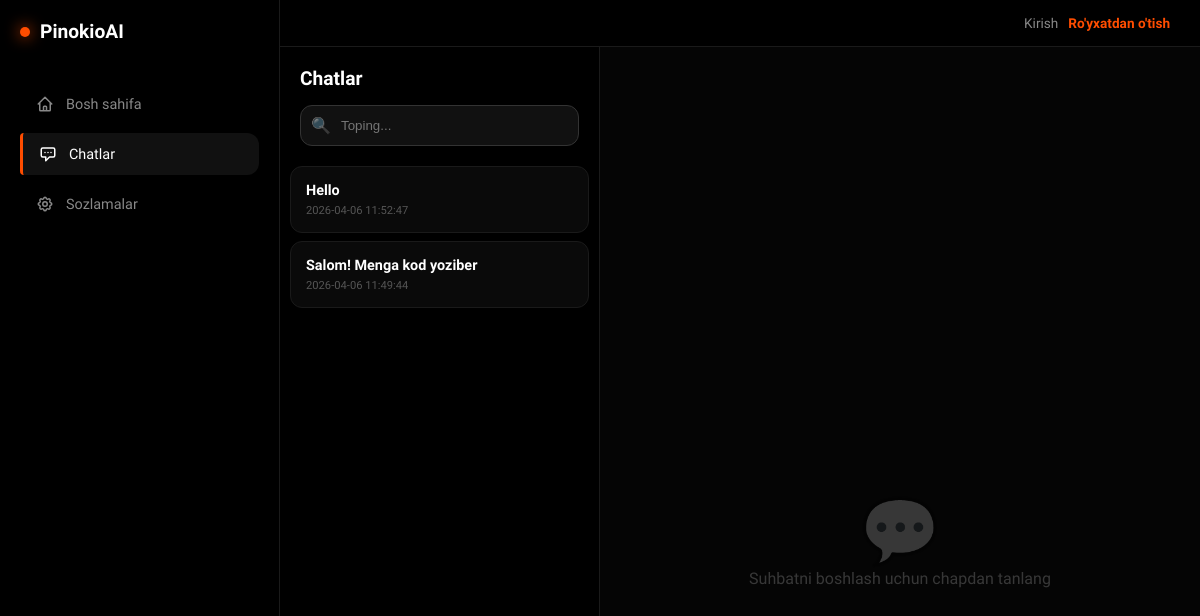
Page /chat (signed in) on the committed database.
### tables this page shows
CREATE TABLE chats (
            id INTEGER PRIMARY KEY AUTOINCREMENT,
            user_id INTEGER NOT NULL REFERENCES users(id) ON DELETE CASCADE,
            title TEXT NOT NULL DEFAULT 'Yangi suhbat',
            created TIMESTAMP DEFAULT CURRENT_TIMESTAMP
        );

### app.py (the view)
@app.route('/chat')
def chat_list():
    if 'user_id' not in session:
        return redirect(url_for('login'))
    chats = database.get_user_chats(session['user_id'])
    return render_template('chat.html', chats=chats if chats else [])

### database.py (called while the page is built)
def get_conn():
    conn = sqlite3.connect(DB_PATH)
    conn.row_factory = sqlite3.Row
    return conn

def get_user_chats(user_id):
    conn = get_conn()
    chats = conn.execute('''
        SELECT id, title, created
        FROM chats
        WHERE user_id = ?
        ORDER BY created DESC
    ''', (user_id,)).fetchall()
    conn.close()
    return [dict(chat) for chat in chats]

### templates/chat.html (shortened to what this page needs)
{% extends 'base.html' %}
{% block content %}
<div style="display: flex; height: 100vh; background: #000; margin: -30px;">
    <div style="width: 320px; border-right: 1px solid #1a1a1a; display: flex; flex-direction: column;">
        <div style="padding: 20px;">
            <h3 style="font-size: 1.2rem; margin-bottom: 15px;">Chatlar</h3>
            <div style="background: #111; border: 1px solid #333; border-radius: 12px; padding: 10px; display: flex; align-items: center;">
                <span style="opacity: 0.5; margin-right: 10px;">🔍</span>
                <input type="text" placeholder="Toping..." id="chatSearch"
                       oninput="filterChats()"
                       style="background: transparent; border: none; color: white; outline: none; width: 100%;">
            </div>
        </div>
        <div id="chatsContainer" style="flex: 1; overflow-y: auto; padding: 0 10px;">
            {% if chats and chats|length > 0 %}
                {% for chat in chats %}
                <div class="chat-item-v" data-title="{{ chat.title|lower if chat.title else 'yangi chat' }}"
                     onclick="location.href='/dashboard?chat_id={{ chat.id }}'"
                     style="padding: 15px; border-radius: 12px; cursor: pointer; margin-bottom: 8px; background: #0a0a0a; border: 1px solid #1a1a1a; transition: 0.3s;">
                    <div style="font-weight: 600; font-size: 0.9rem; color: #fff;">
                        {{ chat.title if chat.title else "Yangi suhbat" }}
                    </div>
                    <div style="font-size: 0.7rem; color: #555; margin-top: 5px;">
                        {{ chat.created if chat.created else "Hozir" }}
                    </div>
                </div>
                {% endfor %}
            {% endif %}
        </div>
    </div>
    <div style="flex: 1; display: flex; flex-direction: column; background: #050505;">
        {% if history %}
            <div id="messagesArea" style="flex: 1; overflow-y: auto; padding: 40px;">
                {% for msg in history %}
                    <div style="margin-bottom: 20px; text-align: {{ 'right' if msg.role == 'user' else 'left' }};">
                        <span style="background: {{ '#ff4d00' if msg.role == 'user' else '#1a1a1a' }}; padding: 12px 18px; border-radius: 18px; display: inline-block; max-width: 75%; color: white; line-height: 1.5;">
                            {{ msg.content }}
                        </span>
                    </div>
                {% endfor %}
            </div>
        {% else %}
            <div style="flex: 1; display: flex; flex-direction: column; align-items: center; justify-content: center; opacity: 0.2;">
                <div style="font-size: 4rem;">💬</div>
                <p>Suhbatni boshlash uchun chapdan tanlang</p>
            </div>
        {% endif %}
    </div>
</div>
{% endblock %}

### templates/base.html (style rules this page uses)
:root { --bg: #000; --panel: #0a0a0a; --fire: #ff4d00; --border: #1a1a1a; --text-gray: #888; --text-white: #fff; }
* { margin: 0; padding: 0; box-sizing: border-box; }
body { font-family: 'Sora', sans-serif; background: var(--bg); color: var(--text-white); height: 100vh; display: flex; overflow: hidden; }

### rows in the picture
chats: title "Hello", created "2026-04-06 11:52:47"
chats: title "Salom! Menga kod yoziber", created "2026-04-06 11:49:44"
